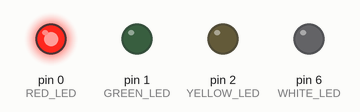
Bench run of a sketch on a simulated Arduino Uno, built with avr-gcc and run on an emulated ATmega328P. On the bench: output pins drawn as LEDs (lit = HIGH).

Above: at 1.0 s.
At 3.0 s:
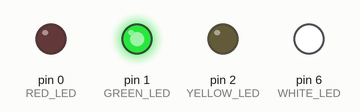
At 5.0 s:
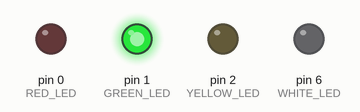
At 6.5 s:
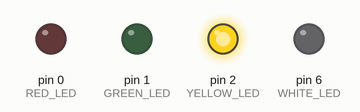
Timing chart, 0 to 9.1 s (numbered marks = the images above):
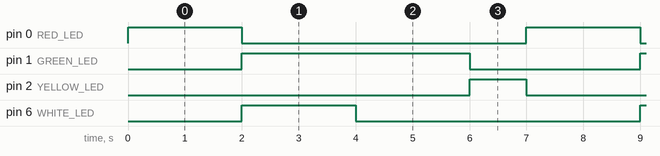

Measured:
- by itself, pin 0 (RED_LED), pin 6 (WHITE_LED): alternates HIGH for 2.0 s and LOW for 5.0 s
- by itself, pin 1 (GREEN_LED): alternates HIGH for 4.0 s and LOW for 3.0 s
- by itself, pin 2 (YELLOW_LED): alternates HIGH for 1.0 s and LOW for 6.0 s

The sketch:

traffic_lights.ino
```cpp
const int RED_LED = 0;
const int YELLOW_LED = 2;
const int GREEN_LED = 1;
const int WHITE_LED = 6; //LEFT GREEN

void setup() {
  // put your setup code here, to run once:
  pinMode(RED_LED, OUTPUT);
  pinMode(YELLOW_LED, OUTPUT);
  pinMode(GREEN_LED, OUTPUT);
  pinMode(WHITE_LED, OUTPUT);
}

void loop() {
  // put your main code here, to run repeatedly:
  digitalWrite(RED_LED, 1);
  digitalWrite(YELLOW_LED, 0);
  digitalWrite(GREEN_LED, 0);
  digitalWrite(WHITE_LED, 0);
  delay(2000);

  digitalWrite(RED_LED, 0);
  digitalWrite(YELLOW_LED, 0);
  digitalWrite(GREEN_LED, 1);
  digitalWrite(WHITE_LED, 1);
  delay(2000);

  digitalWrite(RED_LED, 0);
  digitalWrite(YELLOW_LED, 0);
  digitalWrite(GREEN_LED, 1);
  digitalWrite(WHITE_LED, 0);
  delay(2000);

  digitalWrite(RED_LED, 0);
  digitalWrite(YELLOW_LED, 1);
  digitalWrite(GREEN_LED, 0);
  digitalWrite(WHITE_LED, 0);
  delay(1000);
}
```
